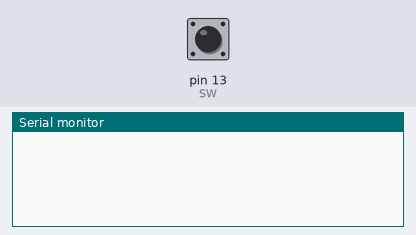
The sketch below on a simulated Arduino Uno, built with avr-gcc and run on an emulated ATmega328P. Shown: the last lines printed to the serial monitor. The inputs (shaded band) are chosen by the test bench; at power-on: pin 13 (SW) HIGH.

Above: at 1.2 s.
1.3 s: pin 13 (SW) pulled LOW for 0.15 s
At 2.6 s:
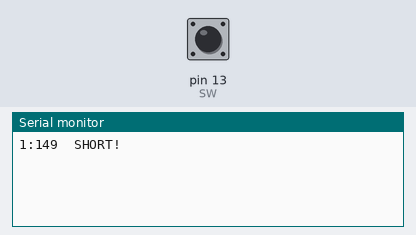
2.9 s: pin 13 (SW) pulled LOW for 1 s
At 5.1 s:
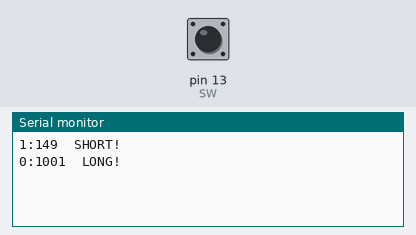
5.4 s: pin 13 (SW) pulled LOW for 0.15 s
At 5.9 s:
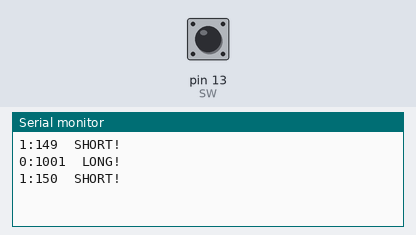

Measured:
- after the input at 1.3 s, the serial monitor: prints a new line after 0.15 s (image 1)
- after the input at 2.9 s, the serial monitor: prints a new line after 1.0 s (image 2)
- after the input at 5.4 s, the serial monitor: prints a new line after 0.15 s (image 3)

The sketch:

button_touch_test.ino
```cpp
const int LED = 6;
const int SW = 13;
boolean button = 0;

const int PUSH_SHORT= 70;//ショートボタンの閾値
const int PUSH_LONG = 1000;//ロングボタンの閾値

//ボタンを検出する関数
void detect_button(){
  unsigned long gauge_time = 0;
  static unsigned long gauge_time_start = 0;
  static unsigned long gauge_time_flag = 0;
  //HIGHになってる時間を検出
  while (!digitalRead(SW))
  {
    if(gauge_time_flag == 0){
      gauge_time_start = millis();
      gauge_time_flag = 1;
    }
    gauge_time = millis() - gauge_time_start;
  }
//HIGHの連続時間により短い押し、長い押しを判断
 if(gauge_time>PUSH_LONG){
    button = 0;
    Serial.print(button);
    Serial.print(":");
    Serial.print(gauge_time);
    Serial.print("  LONG!");
    Serial.println();
    gauge_time_flag = 0;
  }
  else if(gauge_time>PUSH_SHORT){
    button = !button;
    Serial.print(button);
    Serial.print(":");
    Serial.print(gauge_time);
    Serial.print("  SHORT!");
    Serial.println();
    gauge_time_flag = 0;
  }
  gauge_time = 0;
  gauge_time_start=0;
  gauge_time_flag = 0;
}


void setup() {
  pinMode(SW, INPUT_PULLUP);
  Serial.begin(9600);
}

void loop() {
  detect_button();
}
```
